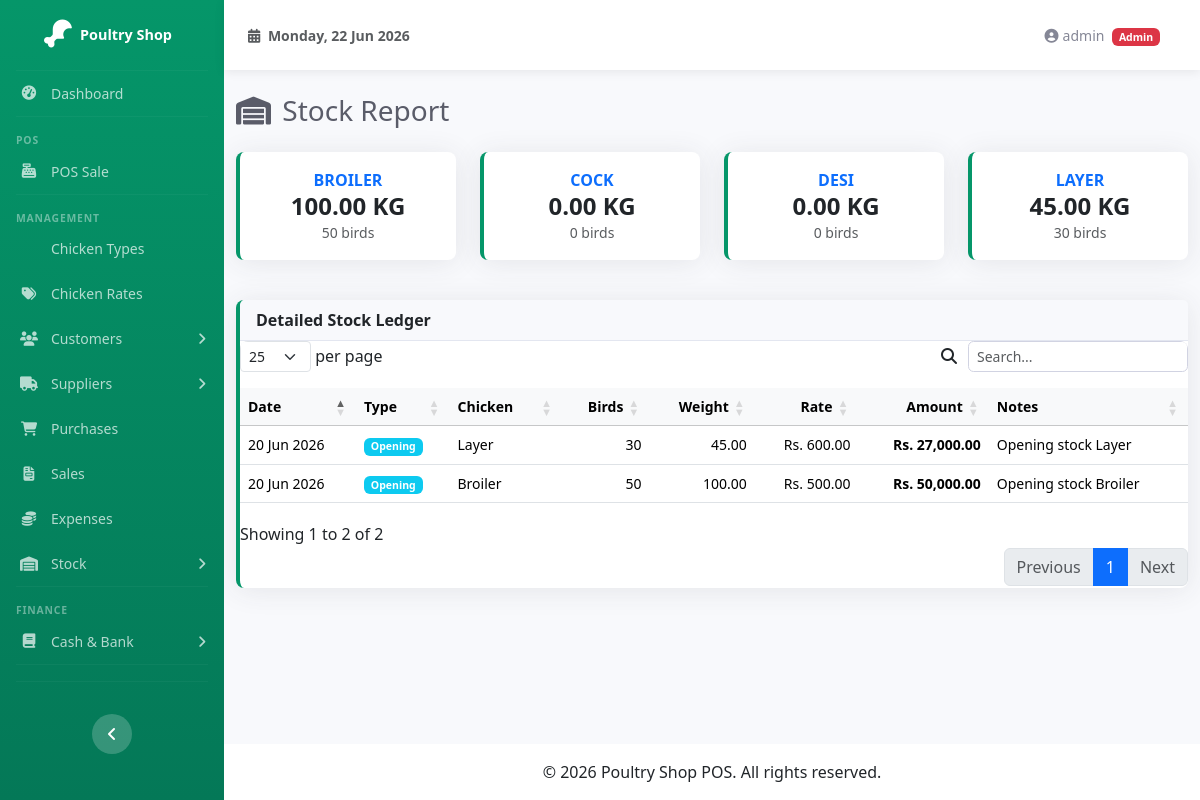
The app's page /reports/stock_report.php (signed in) with its own data.
### tables this page shows
CREATE TABLE IF NOT EXISTS chicken_types (
  id          INT             AUTO_INCREMENT PRIMARY KEY,
  name        VARCHAR(50)     NOT NULL UNIQUE,
  created_at  TIMESTAMP       DEFAULT CURRENT_TIMESTAMP
);

CREATE TABLE IF NOT EXISTS stock_ledger (
  id                INT             AUTO_INCREMENT PRIMARY KEY,
  transaction_date  DATE            NOT NULL,
  transaction_type  ENUM('opening','purchase','sale','adjustment') NOT NULL,
  chicken_type_id   INT             NOT NULL,
  birds_count       INT             NOT NULL DEFAULT 0,
  weight_kg         DECIMAL(12,3)   NOT NULL DEFAULT 0.000,
  rate_per_kg       DECIMAL(10,2)   NOT NULL DEFAULT 0.00,
  amount            DECIMAL(12,2)   NOT NULL DEFAULT 0.00,
  reference_id      INT             DEFAULT NULL,
  notes             TEXT            DEFAULT NULL,
  created_at        TIMESTAMP       DEFAULT CURRENT_TIMESTAMP,
  FOREIGN KEY (chicken_type_id) REFERENCES chicken_types(id) ON DELETE CASCADE ON UPDATE CASCADE,
  INDEX idx_stock_date (transaction_date),
  INDEX idx_stock_type (transaction_type),
  INDEX idx_stock_chicken (chicken_type_id)
);

### includes/functions.php (called while the page is built, shortened)
<?php
function money($amount): string {
    return number_format((float)$amount, 2);
}
function availableStock(int $chicken_type_id): array {
    $pdo = getDB();
    $stmt = $pdo->prepare("
        SELECT
            COALESCE(SUM(CASE WHEN transaction_type IN ('opening','purchase','adjustment') THEN birds_count ELSE 0 END), 0)
            - COALESCE(SUM(CASE WHEN transaction_type = 'sale' THEN birds_count ELSE 0 END), 0) AS birds,
            COALESCE(SUM(CASE WHEN transaction_type IN ('opening','purchase','adjustment') THEN weight_kg ELSE 0 END), 0)
            - COALESCE(SUM(CASE WHEN transaction_type = 'sale' THEN weight_kg ELSE 0 END), 0) AS weight
        FROM stock_ledger
        WHERE chicken_type_id = ?
    ");
    $stmt->execute([$chicken_type_id]);
    return $stmt->fetch();
}

### reports/stock_report.php (the view, shortened to what this page needs)
<?php
require_once __DIR__ . '/../includes/functions.php';
$pdo = getDB();
$types = $pdo->query("SELECT id, name FROM chicken_types ORDER BY name")->fetchAll();
require_once __DIR__ . '/../includes/header.php';
?>
<div class="d-sm-flex align-items-center justify-content-between mb-4">
    <h1 class="h3 mb-0 text-gray-800"><i class="fas fa-warehouse me-1"></i> Stock Report</h1>
</div>
<div class="row mb-4">
    <?php foreach ($types as $t):
        $data = availableStock($t['id']);
    ?>
    <div class="col-md-3 col-6 mb-3">
        <div class="card border-start-primary dashboard-card">
            <div class="card-body text-center">
                <div class="text-xs fw-bold text-primary text-uppercase"><?= htmlspecialchars($t['name']) ?></div>
                <div class="h4 mb-0 fw-bold"><?= number_format($data['weight'], 2) ?> KG</div>
                <small class="text-muted"><?= $data['birds'] ?> birds</small>
            </div>
        </div>
    </div>
    <?php endforeach; ?>
</div>
<div class="card border-start-primary">
    <div class="card-header">Detailed Stock Ledger</div>
    <div class="card-body p-0">
        <div class="table-responsive">
            <table class="table datatable table-hover mb-0 small">
                <thead class="table-light">
                    <tr><th>Date</th><th>Type</th><th>Chicken</th><th class="text-end">Birds</th><th class="text-end">Weight</th><th class="text-end">Rate</th><th class="text-end">Amount</th><th>Notes</th></tr>
                </thead>
                <tbody>
                    <?php
                    $ledger = $pdo->query("
                        SELECT sl.*, ct.name AS chicken_type_name
                        FROM stock_ledger sl
                        JOIN chicken_types ct ON ct.id = sl.chicken_type_id
                        ORDER BY sl.transaction_date DESC, sl.id DESC
                    ")->fetchAll();
                    foreach ($ledger as $l):
                    ?>
                    <tr class="<?= $l['transaction_type'] === 'sale' ? 'table-danger' : ($l['transaction_type'] === 'purchase' ? 'table-success' : '') ?>">
                        <td><?= date('d M Y', strtotime($l['transaction_date'])) ?></td>
                        <td><span class="badge bg-<?= $l['transaction_type'] === 'sale' ? 'danger' : ($l['transaction_type'] === 'purchase' ? 'success' : 'info') ?>"><?= ucfirst($l['transaction_type']) ?></span></td>
                        <td><?= htmlspecialchars($l['chicken_type_name']) ?></td>
                        <td class="text-end"><?= $l['birds_count'] ?: '-' ?></td>
                        <td class="text-end"><?= number_format($l['weight_kg'], 2) ?></td>
                        <td class="text-end"><?= $l['rate_per_kg'] ? 'Rs. ' . money($l['rate_per_kg']) : '-' ?></td>
                        <td class="text-end fw-bold">Rs. <?= money($l['amount']) ?></td>
                        <td><?= htmlspecialchars($l['notes'] ?? '-') ?></td>
                    </tr>
                    <?php endforeach; ?>
                </tbody>
            </table>
        </div>
    </div>
</div>
<?php require_once __DIR__ . '/../includes/footer.php'; ?>

### assets/css/sb-admin-custom.css (style rules this page uses)
:root { --primary: #059669; --primary-dark: #047857; --primary-light: #10b981; --primary-50: #ecfdf5; --sidebar-width: 224px; }
* { margin: 0; padding: 0; box-sizing: border-box; }
body { background-color: #f8f9fc; font-family: 'Segoe UI', Tahoma, Geneva, Verdana, sans-serif; }
.card { border: none; border-radius: 0.5rem; box-shadow: 0 0.15rem 1.75rem 0 rgba(58, 59, 69, 0.1); }
.card-header { background-color: #f8f9fc; border-bottom: 1px solid #e3e6f0; font-weight: 600; }
.border-start-primary { border-left: 0.25rem solid var(--primary) !important; }
.text-gray-800 { color: #5a5c69 !important; }
.dashboard-card { transition: transform 0.2s; }
.table-responsive { border-radius: 0.5rem; }

### records on screen
chicken_types: name "BROILER", weight "100.00", birds "50"
chicken_types: name "COCK", weight "0.00", birds "0"
chicken_types: name "DESI", weight "0.00", birds "0"
chicken_types: name "LAYER", weight "45.00", birds "30"
stock_ledger: transaction_date "20 Jun 2026", transaction_type "Opening", chicken_type.name "Layer", birds_count "30", weight_kg "45.00", rate_per_kg "600.00", amount "27,000.00", notes "Opening stock Layer"
stock_ledger: transaction_date "20 Jun 2026", transaction_type "Opening", chicken_type.name "Broiler", birds_count "50", weight_kg "100.00", rate_per_kg "500.00", amount "50,000.00", notes "Opening stock Broiler"

### other values on screen
$_SESSION['user_name'] "admin"
$_SESSION['user_role'] "Admin"
